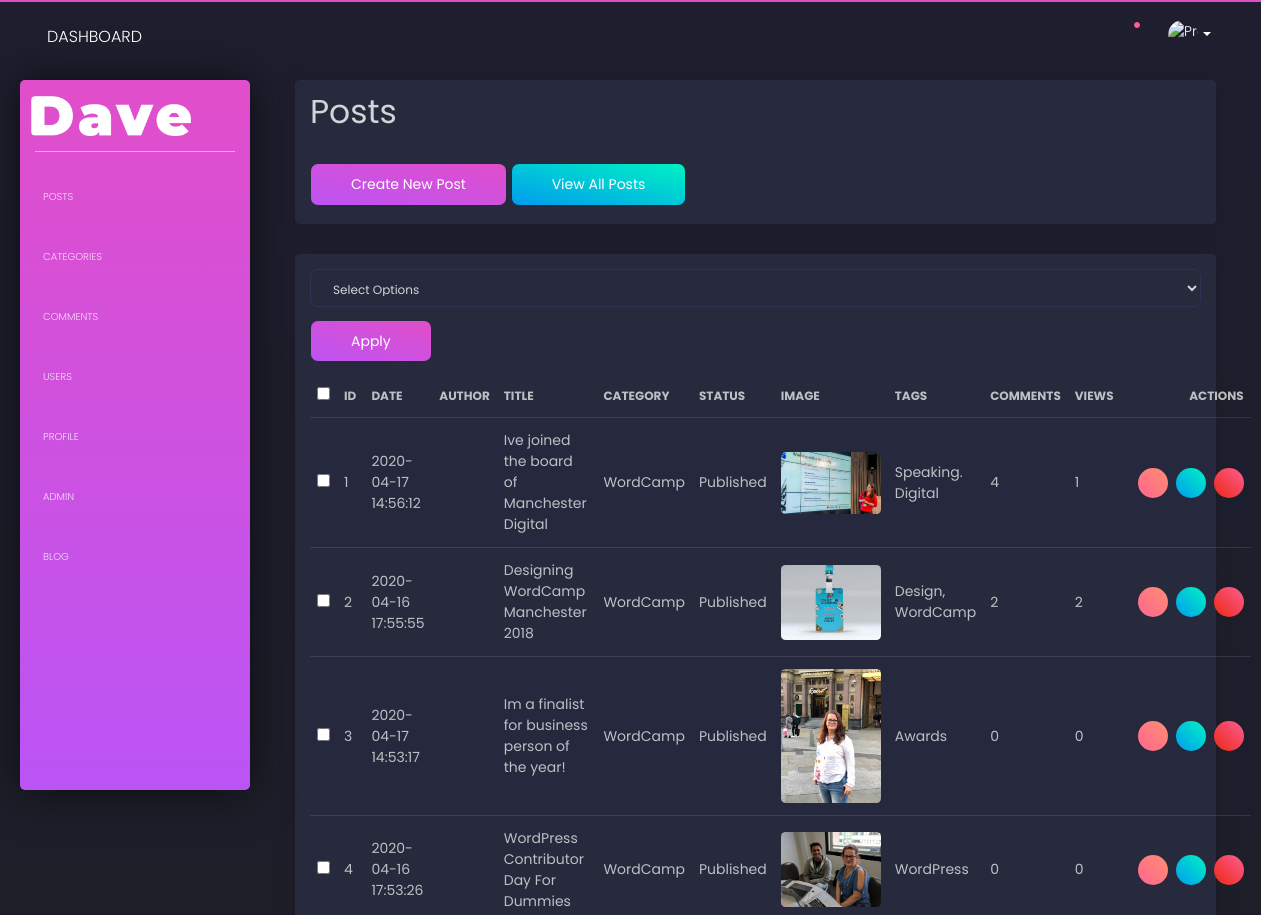
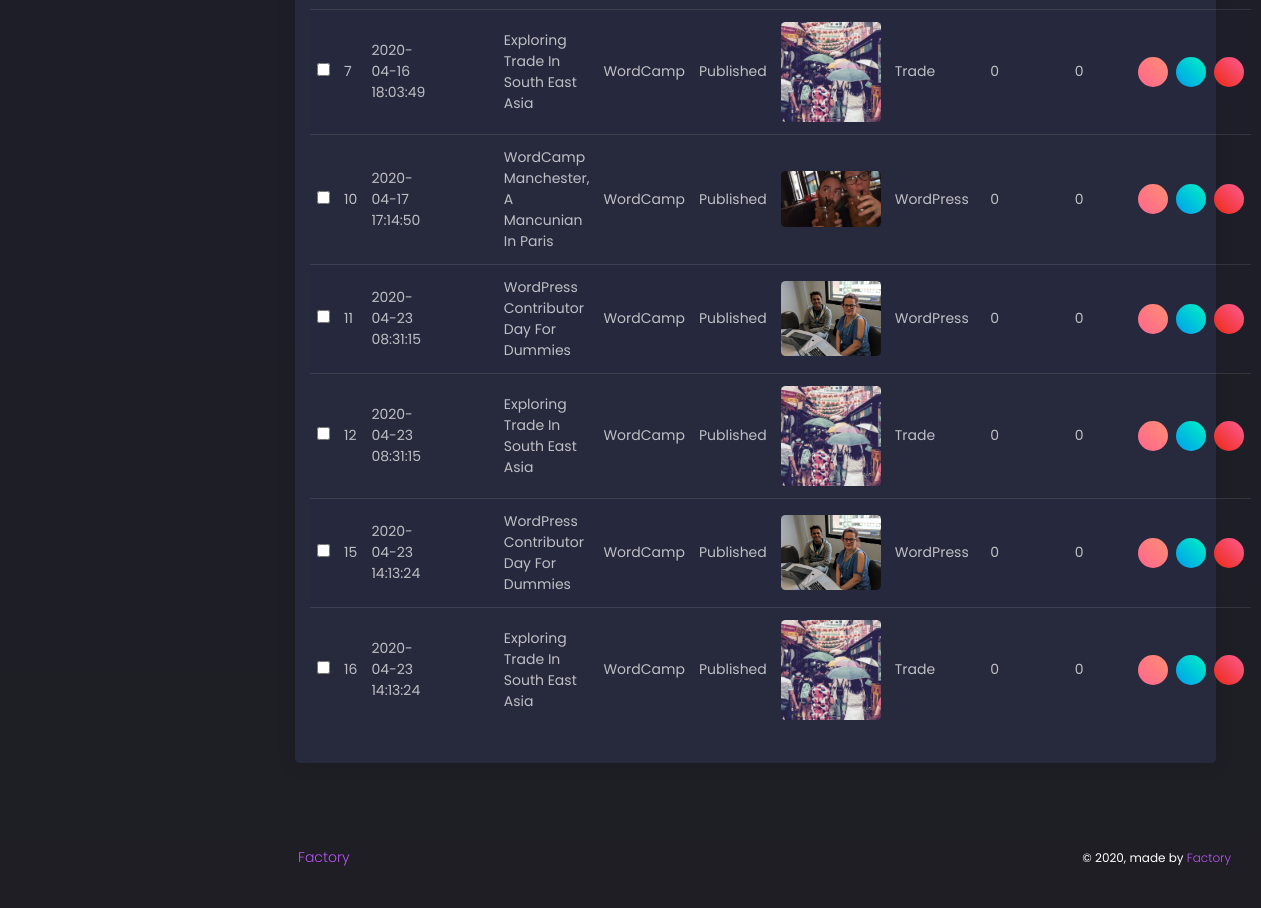
Screenshot of /admin/posts.php (signed in) with the database file from the repository (2 pictures, top to bottom).
### tables this page shows
CREATE TABLE `posts` (
  `post_id` int(11) unsigned NOT NULL AUTO_INCREMENT,
  `post_title` varchar(255) DEFAULT NULL,
  `post_date` text,
  `post_category_id` int(11) DEFAULT NULL,
  `post_status` varchar(355) DEFAULT 'Draft',
  `post_image` text,
  `post_content` text,
  `post_author_id` int(11) DEFAULT NULL,
  `post_tags` varchar(255) DEFAULT NULL,
  `post_comment_count` int(11) DEFAULT NULL,
  `post_author` varchar(255) DEFAULT NULL,
  `post_views_count` int(11) DEFAULT '0',
  PRIMARY KEY (`post_id`)
);

CREATE TABLE `categories` (
  `cat_id` int(11) unsigned NOT NULL AUTO_INCREMENT,
  `cat_title` varchar(255) DEFAULT NULL,
  PRIMARY KEY (`cat_id`)
);

### admin/includes/posts/view-posts.php (the view, shortened to what this page needs)
<?php
function display_posts()
{
  global $connection;
  $query = "SELECT * FROM posts";
  $display_all_posts = mysqli_query($connection, $query);
  while ($row = mysqli_fetch_assoc($display_all_posts)) {
    $post_id = $row['post_id'];
    $post_title = $row['post_title'];
    $post_date = $row['post_date'];
    $post_author = $row['post_author'];
    $post_category_id = $row['post_category_id'];
    $post_status = $row['post_status'];
    $post_tags = $row['post_tags'];
    $post_image = $row['post_image'];
    $post_comment_count = $row['post_comment_count'];
    $post_views_count = $row['post_views_count'];
    echo '<tr>';
    ?>
    <td><input class="checkboxes" type="checkbox" name="checkBoxArray[]" value ="<?php echo $post_id; ?>"></td>
    <?php
    echo "<td>{$post_id}</td>";
    echo "<td>{$post_date}</td>";
    echo "<td>{$post_author}</td>";
    echo "<td>{$post_title}</td>";
    $query = "SELECT * FROM categories WHERE cat_id = " . $post_category_id;
    $show_cat_name = mysqli_query($connection, $query);
    while ($row = mysqli_fetch_assoc($show_cat_name)) {
      $cat_title = $row['cat_title'];
    }
    echo "<td>{$cat_title}</td>";
    echo "<td>{$post_status}</td>";
    echo "<td><img class='img-fluid' src='../images/posts/{$post_image}' alt='' style='max-width:100px;'/></td>";
    echo "<td>{$post_tags}</td>";
    echo "<td>{$post_comment_count}</td>";
    echo "<td>{$post_views_count}</td>";
    echo '<td class="text-right" style="min-width: 130px;">';
    echo '<a href ="../post.php?p_id=' . $post_id . '"
    class="btn btn-warning btn-sm btn-round btn-icon mr-2">
    <i class="fal fa-eye pt-2"></i></a>';
    echo '<a href ="posts.php?source=update_post&p_id=' . $post_id . '"
    class="btn btn-success btn-sm btn-round btn-icon mr-2">
    <i class="fal fa-edit pt-2"></i></a>';
    echo '<a onClick="javascript: return confirm(\'Are you sure you want to delete?\');" href="posts.php?delete=' . $post_id . '"
    class="btn btn-danger btn-sm btn-round btn-icon">
    <i class="fal fa-trash-alt pt-2"></i></a>';
    echo '</td>';
    echo '</tr>';
  }
}
?>
<div class="card">
  <div class="card-body">
    <form class="" action="" method="post">
      <table class="table table-striped">
        <div id="bulkOptionsContainer">
          <div class="form-group">
            <select class="form-control" name="bulk_options">
              <option value="">Select Options</option>
            </select>
          </div>
          <div class="form-group">
            <button type="submit" name="apply" class="btn btn-primary">Apply</button>
          </div>
        </div>
        <thead>
          <th><input id="selectAllBoxes" type="checkbox"></th>
          <th>ID</th>
          <th>Date</th>
          <th>Author</th>
          <th>Title</th>
          <th>Category</th>
          <th>Status</th>
          <th>Image</th>
          <th>Tags</th>
          <th>Comments</th>
          <th>Views</th>
          <th class="text-right">Actions</th>
        </thead>
        <tbody>
          <?php display_posts(); ?>
        </tbody>
      </table>
    </form>
  </div>
</div>

### admin/css/style.css (style rules this page uses)
.btn { font-weight: 400 !important; font-size: 14px; }

### rows the page displays
posts: post_id "1", post_date "2020-04-17 14:56:12", post_title "Ive joined the board of Manchester Digital", categories.cat_title "WordCamp", post_status "Published", post_image (picture), post_tags "Speaking. Digital", post_comment_count "4", post_views_count "1"
posts: post_id "2", post_date "2020-04-16 17:55:55", post_title "Designing WordCamp Manchester 2018", categories.cat_title "WordCamp", post_status "Published", post_image (picture), post_tags "Design, WordCamp", post_comment_count "2", post_views_count "2"
posts: post_id "3", post_date "2020-04-17 14:53:17", post_title "Im a finalist for business person of the year!", categories.cat_title "WordCamp", post_status "Published", post_image (picture), post_tags "Awards", post_comment_count "0", post_views_count "0"
posts: post_id "4", post_date "2020-04-16 17:53:26", post_title "WordPress Contributor Day For Dummies", categories.cat_title "WordCamp", post_status "Published", post_image (picture), post_tags "WordPress", post_comment_count "0", post_views_count "0"
posts: post_id "7", post_date "2020-04-16 18:03:49", post_title "Exploring Trade In South East Asia", categories.cat_title "WordCamp", post_status "Published", post_image (picture), post_tags "Trade", post_comment_count "0", post_views_count "0"
posts: post_id "10", post_date "2020-04-17 17:14:50", post_title "WordCamp Manchester, A Mancunian In Paris", categories.cat_title "WordCamp", post_status "Published", post_image (picture), post_tags "WordPress", post_comment_count "0", post_views_count "0"
posts: post_id "11", post_date "2020-04-23 08:31:15", post_title "WordPress Contributor Day For Dummies", categories.cat_title "WordCamp", post_status "Published", post_image (picture), post_tags "WordPress", post_comment_count "0", post_views_count "0"
posts: post_id "12", post_date "2020-04-23 08:31:15", post_title "Exploring Trade In South East Asia", categories.cat_title "WordCamp", post_status "Published", post_image (picture), post_tags "Trade", post_comment_count "0", post_views_count "0"
posts: post_id "15", post_date "2020-04-23 14:13:24", post_title "WordPress Contributor Day For Dummies", categories.cat_title "WordCamp", post_status "Published", post_image (picture), post_tags "WordPress", post_comment_count "0", post_views_count "0"
posts: post_id "16", post_date "2020-04-23 14:13:24", post_title "Exploring Trade In South East Asia", categories.cat_title "WordCamp", post_status "Published", post_image (picture), post_tags "Trade", post_comment_count "0", post_views_count "0"
